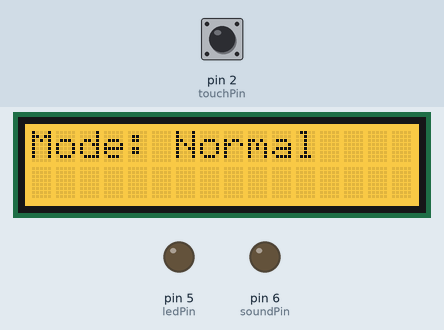
Simulated run of this sketch. Board: Arduino Uno, built with avr-gcc and run on an emulated ATmega328P. On the bench: 16×2 character LCD, output pins drawn as LEDs (lit = HIGH). The test bench sets the inputs (shaded band); at power-on: pin 2 (touchPin) LOW.

Above: at 1.2 s.
1.3 s: pin 2 (touchPin) pulled HIGH for 0.15 s
At 2.8 s:
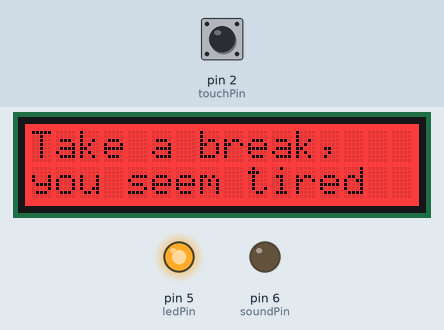
4.4 s: pin 2 (touchPin) pulled HIGH for 1 s
At 4.52 s:
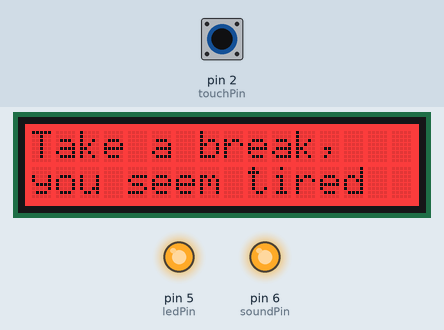
8.4 s: pin 2 (touchPin) pulled HIGH for 3.2 s
At 9.4 s:
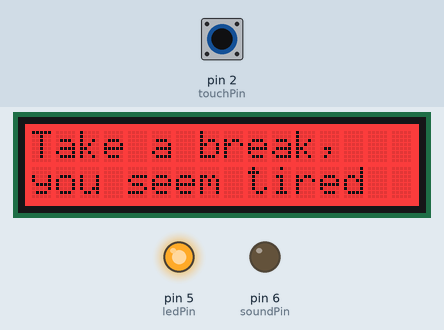
Timing chart, 0 to 15.4 s (numbered marks = the images above; inputs shaded):
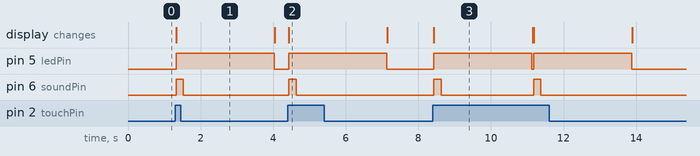

Measured:
- after the input at 1.3 s, pin 5 (ledPin): LOW → HIGH at once, → LOW 2.7 s later; pin 6 (soundPin): LOW → HIGH at once, → LOW 0.20 s later; the display: changes at once (image 1)
- after the input at 4.4 s, pin 5 (ledPin): LOW → HIGH at once, → LOW 2.7 s later; pin 6 (soundPin): LOW → HIGH at once, → LOW 0.20 s later; the display: changes at once (image 2)
- after the input at 8.4 s, pin 5 (ledPin): alternates HIGH for 2.7 s and LOW for 0.04 s, 4 changes in all, then stays LOW, starting at once; pin 6 (soundPin): alternates HIGH for 0.20 s and LOW for 2.5 s, 4 changes in all, then stays LOW, starting at once; the display: changes at once (image 3)

The sketch:

Wayke_Muse_Reactor.ino
```cpp
#include <Wire.h>
#include <rgb_lcd.h>

int soundPin = 6;
int ledPin = 5;
int touchPin = 2;

rgb_lcd lcd;

void setup() {
  pinMode(ledPin, OUTPUT);
  pinMode(touchPin, INPUT);
  pinMode(soundPin, OUTPUT);

  lcd.begin(16, 2);
  modeNormal();

}

// the loop function runs over and over again forever
void loop() {
  if (digitalRead(touchPin) == 1){
    modeTired();
    digitalWrite(ledPin, HIGH);
    digitalWrite(soundPin, HIGH);
    delay(200);
    digitalWrite(soundPin, LOW);
    delay(2500);
    digitalWrite(ledPin, LOW);
    modeNormal();
  }
}

void modeNormal(){
  lcd.clear();
  lcd.setRGB(252, 189, 13);
  lcd.print("Mode: Normal");
  lcd.setCursor(0, 0);
}

void modeTired(){
    lcd.clear();
    lcd.setRGB(255, 0, 0);
    lcd.print("Take a break,");
    lcd.setCursor(0, 1);
    lcd.print("you seem tired");
}
```
